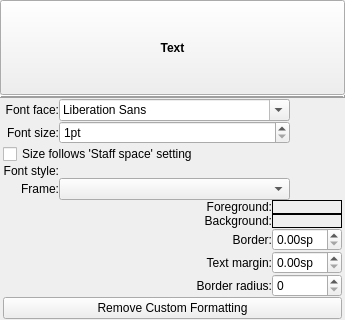
<?xml version="1.0" encoding="UTF-8"?>
<ui version="4.0">
 <class>InspectorText</class>
 <widget class="QWidget" name="InspectorText">
  <property name="geometry">
   <rect>
    <x>0</x>
    <y>0</y>
    <width>345</width>
    <height>320</height>
   </rect>
  </property>
  <property name="accessibleName">
   <string>Text Inspector</string>
  </property>
  <layout class="QVBoxLayout" name="verticalLayout">
   <property name="spacing">
    <number>0</number>
   </property>
   <property name="leftMargin">
    <number>0</number>
   </property>
   <property name="topMargin">
    <number>0</number>
   </property>
   <property name="rightMargin">
    <number>0</number>
   </property>
   <property name="bottomMargin">
    <number>0</number>
   </property>
   <item>
    <widget class="QToolButton" name="title">
     <property name="sizePolicy">
      <sizepolicy hsizetype="Preferred" vsizetype="Preferred">
       <horstretch>0</horstretch>
       <verstretch>0</verstretch>
      </sizepolicy>
     </property>
     <property name="font">
      <font>
       <weight>75</weight>
       <bold>true</bold>
      </font>
     </property>
     <property name="text">
      <string>Text</string>
     </property>
    </widget>
   </item>
   <item>
    <widget class="QFrame" name="frame">
     <property name="frameShape">
      <enum>QFrame::HLine</enum>
     </property>
     <property name="frameShadow">
      <enum>QFrame::Raised</enum>
     </property>
     <property name="lineWidth">
      <number>2</number>
     </property>
    </widget>
   </item>
   <item>
    <widget class="QWidget" name="panel" native="true">
     <layout class="QGridLayout" name="gridLayout" columnstretch="0,0,0">
      <property name="leftMargin">
       <number>3</number>
      </property>
      <property name="topMargin">
       <number>1</number>
      </property>
      <property name="rightMargin">
       <number>3</number>
      </property>
      <property name="bottomMargin">
       <number>1</number>
      </property>
      <property name="horizontalSpacing">
       <number>3</number>
      </property>
      <property name="verticalSpacing">
       <number>0</number>
      </property>
      <item row="17" column="0" colspan="3">
       <widget class="QPushButton" name="resetToStyle">
        <property name="text">
         <string>Remove Custom Formatting</string>
        </property>
       </widget>
      </item>
      <item row="15" column="0" colspan="3">
       <widget class="QWidget" name="styleSettings" native="true">
        <layout class="QGridLayout" name="gridLayout_2">
         <property name="leftMargin">
          <number>0</number>
         </property>
         <property name="topMargin">
          <number>0</number>
         </property>
         <property name="rightMargin">
          <number>0</number>
         </property>
         <property name="bottomMargin">
          <number>0</number>
         </property>
         <property name="spacing">
          <number>0</number>
         </property>
         <item row="6" column="0">
          <widget class="QLabel" name="label">
           <property name="text">
            <string>Frame:</string>
           </property>
           <property name="alignment">
            <set>Qt::AlignRight|Qt::AlignTrailing|Qt::AlignVCenter</set>
           </property>
           <property name="buddy">
            <cstring>frameType</cstring>
           </property>
          </widget>
         </item>
         <item row="4" column="1">
          <layout class="QHBoxLayout" name="horizontalLayout_2">
           <item>
            <widget class="Ms::FontStyleSelect" name="fontStyle" native="true"/>
           </item>
          </layout>
         </item>
         <item row="1" column="1">
          <widget class="QSpinBox" name="fontSize">
           <property name="toolTip">
            <string>Font size</string>
           </property>
           <property name="accessibleName">
            <string>Font size</string>
           </property>
           <property name="suffix">
            <string>pt</string>
           </property>
           <property name="minimum">
            <number>1</number>
           </property>
          </widget>
         </item>
         <item row="0" column="1">
          <widget class="QFontComboBox" name="fontFace">
           <property name="sizePolicy">
            <sizepolicy hsizetype="Minimum" vsizetype="Fixed">
             <horstretch>0</horstretch>
             <verstretch>0</verstretch>
            </sizepolicy>
           </property>
           <property name="minimumSize">
            <size>
             <width>150</width>
             <height>0</height>
            </size>
           </property>
           <property name="toolTip">
            <string>Font face</string>
           </property>
           <property name="accessibleName">
            <string>Font face</string>
           </property>
          </widget>
         </item>
         <item row="1" column="2">
          <widget class="Ms::ResetButton" name="resetFontSize" native="true"/>
         </item>
         <item row="6" column="1">
          <widget class="QComboBox" name="frameType">
           <property name="accessibleName">
            <string>Frame</string>
           </property>
          </widget>
         </item>
         <item row="1" column="0">
          <widget class="QLabel" name="label_8">
           <property name="text">
            <string>Font size:</string>
           </property>
           <property name="alignment">
            <set>Qt::AlignRight|Qt::AlignTrailing|Qt::AlignVCenter</set>
           </property>
           <property name="buddy">
            <cstring>fontSize</cstring>
           </property>
          </widget>
         </item>
         <item row="4" column="2">
          <widget class="Ms::ResetButton" name="resetFontStyle" native="true"/>
         </item>
         <item row="0" column="0">
          <widget class="QLabel" name="label_9">
           <property name="text">
            <string>Font face:</string>
           </property>
           <property name="alignment">
            <set>Qt::AlignRight|Qt::AlignTrailing|Qt::AlignVCenter</set>
           </property>
           <property name="buddy">
            <cstring>fontFace</cstring>
           </property>
          </widget>
         </item>
         <item row="5" column="2">
          <widget class="Ms::ResetButton" name="resetAlign" native="true"/>
         </item>
         <item row="2" column="2">
          <widget class="Ms::ResetButton" name="resetSpatiumDependent" native="true"/>
         </item>
         <item row="4" column="0">
          <widget class="QLabel" name="label_4">
           <property name="text">
            <string>Font style:</string>
           </property>
           <property name="alignment">
            <set>Qt::AlignRight|Qt::AlignTrailing|Qt::AlignVCenter</set>
           </property>
          </widget>
         </item>
         <item row="0" column="2">
          <widget class="Ms::ResetButton" name="resetFontFace" native="true"/>
         </item>
         <item row="7" column="0" colspan="3">
          <widget class="QFrame" name="frameWidget">
           <layout class="QGridLayout" name="gridLayout_3">
            <property name="leftMargin">
             <number>0</number>
            </property>
            <property name="topMargin">
             <number>0</number>
            </property>
            <property name="rightMargin">
             <number>0</number>
            </property>
            <property name="bottomMargin">
             <number>0</number>
            </property>
            <property name="spacing">
             <number>0</number>
            </property>
            <item row="3" column="2">
             <widget class="Ms::ResetButton" name="resetBgColor" native="true"/>
            </item>
            <item row="6" column="2">
             <widget class="Ms::ResetButton" name="resetFrameRound" native="true"/>
            </item>
            <item row="5" column="2">
             <widget class="Ms::ResetButton" name="resetPaddingWidth" native="true"/>
            </item>
            <item row="6" column="0">
             <widget class="QLabel" name="label_2">
              <property name="text">
               <string>Border radius:</string>
              </property>
              <property name="alignment">
               <set>Qt::AlignRight|Qt::AlignTrailing|Qt::AlignVCenter</set>
              </property>
              <property name="buddy">
               <cstring>frameRound</cstring>
              </property>
             </widget>
            </item>
            <item row="3" column="0">
             <widget class="QLabel" name="label_7">
              <property name="text">
               <string>Background:</string>
              </property>
              <property name="alignment">
               <set>Qt::AlignRight|Qt::AlignTrailing|Qt::AlignVCenter</set>
              </property>
              <property name="buddy">
               <cstring>bgColor</cstring>
              </property>
             </widget>
            </item>
            <item row="5" column="0">
             <widget class="QLabel" name="label_5">
              <property name="text">
               <string>Text margin:</string>
              </property>
              <property name="alignment">
               <set>Qt::AlignRight|Qt::AlignTrailing|Qt::AlignVCenter</set>
              </property>
              <property name="buddy">
               <cstring>paddingWidth</cstring>
              </property>
             </widget>
            </item>
            <item row="0" column="1">
             <widget class="Awl::ColorLabel" name="frameColor">
              <property name="accessibleName">
               <string>Foreground color</string>
              </property>
              <property name="frameShape">
               <enum>QFrame::Box</enum>
              </property>
             </widget>
            </item>
            <item row="5" column="1">
             <widget class="QDoubleSpinBox" name="paddingWidth">
              <property name="accessibleName">
               <string>Text margin</string>
              </property>
              <property name="suffix">
               <string>sp</string>
              </property>
              <property name="singleStep">
               <double>0.200000000000000</double>
              </property>
             </widget>
            </item>
            <item row="3" column="1">
             <widget class="Awl::ColorLabel" name="bgColor">
              <property name="accessibleName">
               <string>Background color</string>
              </property>
              <property name="frameShape">
               <enum>QFrame::Box</enum>
              </property>
             </widget>
            </item>
            <item row="4" column="0">
             <widget class="QLabel" name="label_3">
              <property name="text">
               <string>Border:</string>
              </property>
              <property name="alignment">
               <set>Qt::AlignRight|Qt::AlignTrailing|Qt::AlignVCenter</set>
              </property>
              <property name="buddy">
               <cstring>frameWidth</cstring>
              </property>
             </widget>
            </item>
            <item row="4" column="2">
             <widget class="Ms::ResetButton" name="resetFrameWidth" native="true"/>
            </item>
            <item row="0" column="0">
             <widget class="QLabel" name="label_6">
              <property name="sizePolicy">
               <sizepolicy hsizetype="Expanding" vsizetype="Preferred">
                <horstretch>0</horstretch>
                <verstretch>0</verstretch>
               </sizepolicy>
              </property>
              <property name="text">
               <string>Foreground:</string>
              </property>
              <property name="alignment">
               <set>Qt::AlignRight|Qt::AlignTrailing|Qt::AlignVCenter</set>
              </property>
              <property name="buddy">
               <cstring>frameColor</cstring>
              </property>
             </widget>
            </item>
            <item row="0" column="2">
             <widget class="Ms::ResetButton" name="resetFrameColor" native="true"/>
            </item>
            <item row="4" column="1">
             <widget class="QDoubleSpinBox" name="frameWidth">
              <property name="accessibleName">
               <string>Border</string>
              </property>
              <property name="prefix">
               <string/>
              </property>
              <property name="suffix">
               <string>sp</string>
              </property>
              <property name="singleStep">
               <double>0.100000000000000</double>
              </property>
              <property name="buddy" stdset="0">
               <cstring></cstring>
              </property>
             </widget>
            </item>
            <item row="6" column="1">
             <widget class="QSpinBox" name="frameRound">
              <property name="accessibleName">
               <string>Border radius</string>
              </property>
             </widget>
            </item>
           </layout>
          </widget>
         </item>
         <item row="5" column="0" colspan="2">
          <widget class="Ms::AlignSelect" name="align" native="true">
           <property name="toolTip">
            <string>Text alignment</string>
           </property>
          </widget>
         </item>
         <item row="6" column="2">
          <widget class="Ms::ResetButton" name="resetFrameType" native="true"/>
         </item>
         <item row="2" column="0" colspan="2">
          <widget class="QCheckBox" name="spatiumDependent">
           <property name="enabled">
            <bool>true</bool>
           </property>
           <property name="focusPolicy">
            <enum>Qt::TabFocus</enum>
           </property>
           <property name="text">
            <string>Size follows 'Staff space' setting</string>
           </property>
          </widget>
         </item>
        </layout>
       </widget>
      </item>
     </layout>
    </widget>
   </item>
  </layout>
 </widget>
 <customwidgets>
  <customwidget>
   <class>Awl::ColorLabel</class>
   <extends>QFrame</extends>
   <header>awl/colorlabel.h</header>
   <container>1</container>
  </customwidget>
  <customwidget>
   <class>Ms::FontStyleSelect</class>
   <extends>QWidget</extends>
   <header>inspector/fontStyleSelect.h</header>
   <container>1</container>
  </customwidget>
  <customwidget>
   <class>Ms::ResetButton</class>
   <extends>QWidget</extends>
   <header>inspector/resetButton.h</header>
   <container>1</container>
  </customwidget>
  <customwidget>
   <class>Ms::AlignSelect</class>
   <extends>QWidget</extends>
   <header>inspector/alignSelect.h</header>
   <container>1</container>
  </customwidget>
 </customwidgets>
 <tabstops>
  <tabstop>fontFace</tabstop>
  <tabstop>resetFontFace</tabstop>
  <tabstop>fontSize</tabstop>
  <tabstop>resetFontSize</tabstop>
  <tabstop>align</tabstop>
  <tabstop>frameType</tabstop>
  <tabstop>frameColor</tabstop>
  <tabstop>bgColor</tabstop>
  <tabstop>frameWidth</tabstop>
  <tabstop>paddingWidth</tabstop>
  <tabstop>frameRound</tabstop>
  <tabstop>resetToStyle</tabstop>
 </tabstops>
 <resources/>
 <connections/>
</ui>
